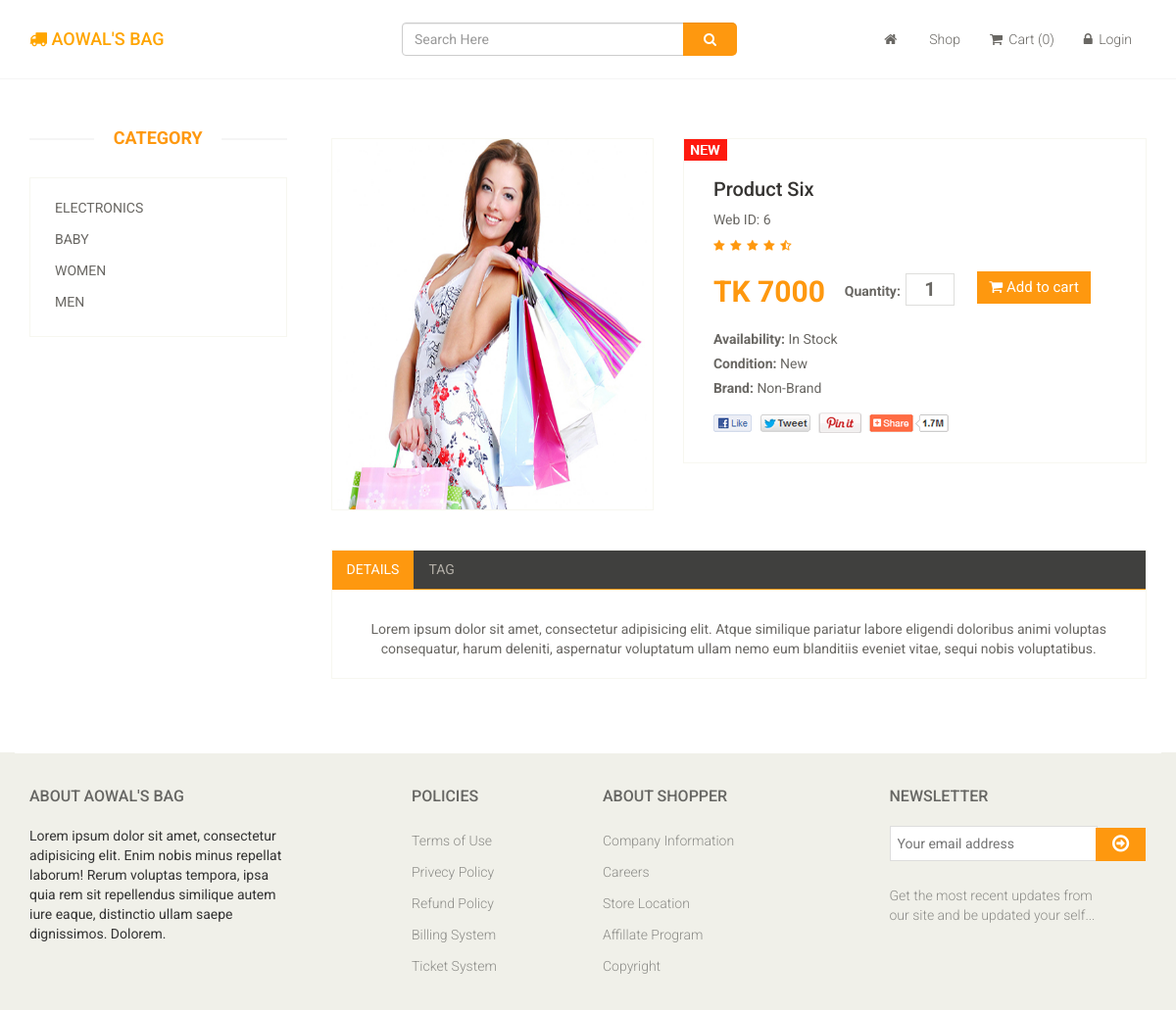
The app's page /details.php?product_id=6 with its own data.
### tables this page shows
CREATE TABLE IF NOT EXISTS `tbl_category` (
`cat_id` int(11) NOT NULL,
  `cat_name` varchar(255) NOT NULL
);

CREATE TABLE IF NOT EXISTS `tbl_products` (
`product_id` int(11) NOT NULL,
  `product_name` varchar(255) NOT NULL,
  `product_price` float NOT NULL,
  `product_cat_id` int(11) NOT NULL,
  `product_details` text NOT NULL,
  `product_image` text NOT NULL
);

### details.php (the view, shortened to what this page needs)
<?php include 'inc/start.php'; ?>
	<?php include 'inc/topnav.php'; ?>
	<div style="height: 50px;"></div>
	<?php
		$get_product_id = $_GET['product_id'];
	?>
	<section>
		<div class="container">
			<div class="row">
				<?php include 'inc/sidenav.php'; ?>
				<?php
	            	if (!isset($_GET['product_id']) && !isset($_GET['add'])) {
	            	}else{
	                    $query = "SELECT * FROM tbl_products WHERE product_id = '$get_product_id'";
	                    $result = mysqli_query($con,$query);
	                    if ($result) {
	                        while($row = mysqli_fetch_assoc($result)){
	                            $product_name       = $row['product_name'];
	                            $product_price      = $row['product_price'];
	                            $product_image      = $row['product_image'];
	                        }
	                    }
	            	}
                ?>
				<div class="col-sm-9 padding-right">
					<div class="product-details">
						<div class="col-sm-5">
							<div class="view-product">
								<img src="dashboard/uploads/<?php echo $product_image; ?>" alt="" />
							</div>
						</div>
						<div class="col-sm-7">
							<div class="product-information">
								<img src="images/product-details/new.jpg" class="newarrival" alt="" />
								<h2><?php echo $product_name ?></h2>
								<p>Web ID: <?php echo $get_product_id ?></p>
								<img src="images/product-details/rating.png" alt="" />
								<span>
									<span>TK <?php echo $product_price ?></span>
									<label>Quantity:</label>
									<form action="details.php?action=add&product_id=<?php echo $get_product_id; ?>" method="post" class="pull-right">
										<input type="text" name="quantity" value="1" />
										<button type="submit" name="add_to_cart" class="btn btn-fefault cart">
											<i class="fa fa-shopping-cart"></i>
											Add to cart
										</button>
									</form>
								</span>
								<p><b>Availability:</b> In Stock</p>
								<p><b>Condition:</b> New</p>
								<p><b>Brand:</b> Non-Brand</p>
								<a href=""><img src="images/product-details/share.png" class="share img-responsive"  alt="" /></a>
							</div>
						</div>
					</div>
					<div class="category-tab shop-details-tab">
						<div class="col-sm-12">
							<ul class="nav nav-tabs">
								<li class="active"><a href="#details" data-toggle="tab">Details</a></li>
								<li><a href="#tag" data-toggle="tab">Tag</a></li>
							</ul>
						</div>
						<div class="tab-content">
							<div class="tab-pane fade active in" id="details" >
								<div class="col-sm-12">
									<div class="single-products">
										<div class="productinfo text-center">
											<p>Lorem ipsum dolor sit amet, consectetur adipisicing elit. Atque similique pariatur labore eligendi doloribus animi voluptas consequatur, harum deleniti, aspernatur voluptatum ullam nemo eum blanditiis eveniet vitae, sequi nobis voluptatibus.</p>
										</div>
									</div>
								</div>
							</div>
						</div>
					</div>
				</div>
			</div>
		</div>
	</section>
	<?php include 'inc/footer.php'; ?>
<?php include 'inc/end.php'; ?>

### inc/sidenav.php
<div class="col-sm-3">
	<div class="left-sidebar">
		<div class="brands_products">
			<h2>Category</h2>
			<div class="brands-name">
				<ul class="nav nav-pills nav-stacked">
					<?php
                              include 'dashboard/db/db.php';
                              $query = "SELECT * FROM tbl_category ORDER BY cat_id DESC";
                              $result = mysqli_query($con,$query);
                              if ($result) {
                                  while($row = mysqli_fetch_assoc($result)){
                                      $id = $row['cat_id'];
                                      $name = $row['cat_name'];
                          ?>
					<li><a href="cat.php?cat_id=<?php echo $id ?>"> <?php echo $name; ?> <span class="pull-right"></span></a></li>
					<?php }} ?>
				</ul>
			</div>
		</div>
	</div>
</div>

### assets/css/main.css (style rules this page uses)
body { font-family: 'Roboto', sans-serif; background:; position: relative; font-weight:400px; }
ul li { list-style: none; }
a { -webkit-transition: 300ms; -moz-transition: 300ms; -o-transition: 300ms; transition: 300ms; }
h1, h2, h3, h4, h5, h6 { font-family: 'Roboto', sans-serif; }
.left-sidebar h2, .brands_products h2 { color: #FE980F; font-family: 'Roboto', sans-serif; font-size: 18px; font-weight: 700; margin: 0 auto 30px; text-align: center; text-transform: uppercase; position: relative; z-index:3; }
.left-sidebar h2:after, h2.title:after { content: " "; position: absolute; border: 1px solid #f5f5f5; bottom:8px; left: 0; width: 100%; height: 0; z-index: -2; }
.left-sidebar h2:before { content: " "; position: absolute; background: #fff; bottom: -6px; width: 130px; height: 30px; z-index: -1; left: 50%; margin-left: -65px; }
.brands-name { border: 1px solid #F7F7F0; padding-bottom: 20px; padding-top: 15px; }
.brands-name .nav-stacked li a { background-color: #FFFFFF; color: #696763; font-family: 'Roboto', sans-serif; font-size: 14px; padding: 5px 25px; text-decoration: none; text-transform: uppercase; }
.padding-right { padding-right: 0; }
.single-products { position: relative; }
.productinfo p { font-family: 'Roboto', sans-serif; font-size: 14px; font-weight: 400; color: #696763; }
.productinfo { position:relative; }
.category-tab { overflow: hidden; }
.category-tab ul { background: #40403E; border-bottom: 1px solid #FE980F; list-style: none outside none; margin: 0 0 30px; padding: 0; width: 100%; }
.category-tab ul li a { border: 0 none; border-radius: 0; color: #B3AFA8; display: block; font-family: 'Roboto', sans-serif; font-size: 14px; text-transform: uppercase; }
.nav-tabs li.active a, .nav-tabs li.active a:hover, .nav-tabs li.active a:focus { -moz-border-bottom-colors: none; -moz-border-left-colors: none; -moz-border-right-colors: none; -moz-border-top-colors: none; background-color: #FE980F; border:0px; color: #FFFFFF; cursor: default; margin-right:0; margin-left:0; }
.nav-tabs li a { border: 1px solid rgba(0, 0, 0, 0); border-radius: 4px 4px 0 0; line-height: 1.42857; margin-right:0; }
.product-details { overflow:hidden; }
.product-details { margin-bottom: 40px; overflow: hidden; margin-top: 10px; }
.view-product { position: relative; }
.view-product img { border: 1px solid #F7F7F0; height: 380px; width: 100%; }
.product-information { border: 1px solid #F7F7F0; overflow: hidden; padding-bottom: 30px; padding-left: 30px; padding-top: 40px; position: relative; }
.newarrival { position:absolute; top:0; left:0 }
.product-information h2 { color: #363432; font-family: 'Roboto', sans-serif; font-size: 20px; margin-top: 0; }
.product-information p { color: #696763; font-family: 'Roboto', sans-serif; margin-bottom: 5px; }
.product-information span { display: inline-block; margin-bottom: 8px; margin-top: 18px; }
.product-information span span { color: #FE980F; float: left; font-family: 'Roboto', sans-serif; font-size: 30px; font-weight: 700; margin-right: 20px; margin-top: 0px; }
.product-information span input { border: 1px solid #DEDEDC; color: #696763; font-family: 'Roboto', sans-serif; font-size: 20px; font-weight: 700; height: 33px; outline: medium none; text-align: center; width: 50px; }
.product-information span label { color: #696763; font-family: 'Roboto', sans-serif; font-weight: 700; margin-right: 5px; margin-top: 10px; }
.share { margin-top: 15px; }
.cart { background: #FE980F; border: 0 none; border-radius: 0; color: #FFFFFF; font-family: 'Roboto', sans-serif; font-size: 15px; margin-bottom: 10px; margin-left: 20px; }
.shop-details-tab { border: 1px solid #F7F7F0; margin-bottom: 75px; margin-left: 15px; margin-right: 15px; padding-bottom: 10px; }
.shop-details-tab .col-sm-12 { padding-left: 0; padding-right: 0; }

### records on screen
tbl_category: cat_name "ELECTRONICS"
tbl_category: cat_name "BABY"
tbl_category: cat_name "WOMEN"
tbl_category: cat_name "MEN"
tbl_products: product_image (picture), product_name "Product Six", product_price "7000"

### other values on screen
$get_product_id "6"
